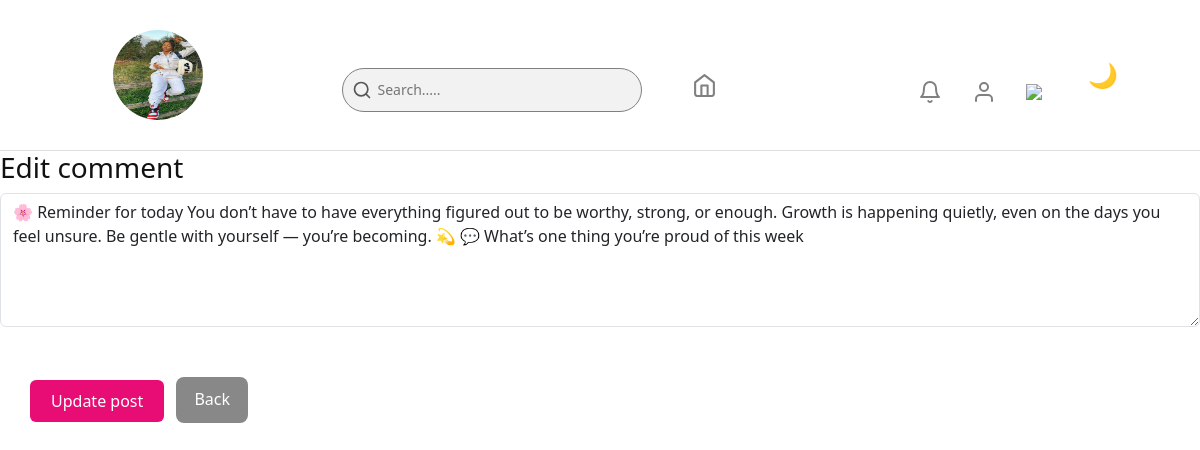
Page /community/comment/8/edit (signed in) on the committed database.
### src/models.py (models this page shows, shortened)
class User(UserMixin, db.Model):
    __tablename__ = 'users'
    id = db.Column(db.Integer, primary_key=True)
    first_name = db.Column(db.String(100), nullable=False)
    last_name = db.Column(db.String(100), nullable=False)
    email = db.Column(db.String(150), unique=True, nullable=False)
    dob = db.Column(db.String, nullable=False)
    password = db.Column(db.String(200), nullable=False)
    profile_image = db.Column(db.String(300), default='default_profile.png')
    date_created = db.Column(db.DateTime, default=datetime.utcnow)
    last_seen = db.Column(db.DateTime, default=datetime.utcnow)
    posts = db.relationship('CommunityPost', backref='user', lazy=True)
    comments = db.relationship('Comment', backref='user', lazy=True)
    likes = db.relationship('Like', backref='user', lazy=True)
    todos = db.relationship('ToDo', backref='user', lazy=True)
    ai_chats = db.relationship('AIChat', backref='user', lazy=True)
    health_logs = db.relationship('HealthTracker', backref='user', lazy=True)
    course_progress = db.relationship('UserCourse', backref='user', lazy=True)
    is_authenticated = True
    is_active = True
    is_anonymous = False

class Comment(db.Model):
    __tablename__ = 'comments'
    id = db.Column(db.Integer, primary_key=True)
    content = db.Column(db.Text, nullable=False)
    created_at = db.Column(db.DateTime, default=datetime.utcnow)
    user_id = db.Column(db.Integer, db.ForeignKey('users.id'), nullable=False)
    post_id = db.Column(db.Integer, db.ForeignKey('community_posts.id'), nullable=False)

### src/routes/community_routes.py (the view, shortened to what this page needs)
@community_bp.route('/community/comment/<int:comment_id>/edit', methods=['GET', 'POST'])
@login_required
def edit_comment(comment_id):
    comment = Comment.query.get_or_404(comment_id)
    if comment.user_id != current_user.id:
        return "Unauthorized", 403
    return render_template('edit_comment.html', comment=comment, user=current_user)

### src/__init__.py (called while the page is built)
@app.before_request
def update_last_seen():
    if current_user.is_authenticated:
        current_user.last_seen = datetime.utcnow()
        db.session.commit()

### src/routes/auth_routes.py (called while the page is built)
@login_manager.user_loader
def load_user(user_id):
    return User.query.get(int(user_id))

### src/templates/edit_comment.html
{% extends "base.html" %}
{% block content %}
<link rel="stylesheet" href="{{ url_for('static', filename='dashboard.css') }}">
    <h3>Edit comment</h3>
    <form method="POST">
        <textarea name="content" rows="5" class="form-control">{{ comment.content }}</textarea>
        <br>
        <div class="buttons " >
            <button type="submit" class="btn me-2 nav-btn1">Update post</button>
            <a href="{{ url_for('community_bp.community_page') }}" style="background:#888;">Back</a>
        </div>
    </form>
{% endblock %}

### src/templates/base.html (shortened to what this page needs)
<!doctype html>
<html lang="en">
<head>
  <link
    href="https://cdn.jsdelivr.net/npm/bootstrap@5.3.2/dist/css/bootstrap.min.css"
    rel="stylesheet">
  <link rel="stylesheet" href="{{ url_for('static', filename='girl_hygiene_app.css') }}">
</head>
<body>
  <header>
    {% if current_user.is_authenticated %}
    <div class="welcome-section2">
        <img src="{{ url_for('static', filename='profile_images/' + current_user.profile_image) }}" alt="Profile image" class="profile-image">
    </div>
    <div class="links2">
      <div class="search-box">
        <svg class="search-icon" viewBox="0 0 24 24" fill="none" stroke="currentColor"
          stroke-width="2" stroke-linecap="round" stroke-linejoin="round">
          <circle cx="11" cy="11" r="8"></circle>
          <line x1="21" y1="21" x2="16.65" y2="16.65"></line>
        </svg>
        <input type="text" placeholder="Search....."/>
      </div>
      <a class="nav-icon" href="{{ url_for('dashboard_bp.dashboard') }}">
        <img src="{{ url_for('static', filename='images/home.svg') }}"></icon>
      </a>
    </div>
    <div class="links1">
      <a class="nav-icon" href="{{ url_for('dashboard_bp.dashboard') }}">
        <img src="{{ url_for('static', filename='images/bell.svg') }}"></icon>
      </a>
      <a class="nav-icon" href="{{ url_for('profile_bp.profile_page') }}">
        <img src="{{ url_for('static', filename='images/user.svg') }}"></icon>
      </a>
      <a class="nav-icon" href="{{ url_for('auth_bp.logout') }}">
        <img src="{{ url_for('static', filename='images/log-out.svg') }}"></icon>
      </a>
      <button id="themeToggle" class="toggle-btn">🌙</button>
    </div>
    {% endif %}
  </header>
    {% block content %}{% endblock %}
</body>
</html>

### src/static/girl_hygiene_app.css (style rules this page uses)
:root { --bg: #ffffff; --text: #111; --card-bg: #f5f6fa; --accent: #FF089D; --border: #ddd; }
body { background-image: url('images/www.jpg'); background-size:cover ; background-repeat:no-repeat ; background-position: center; background-attachment: fixed; line-height: 1.6; color: var(--text); font-family: "Poppins", sans-serif; margin: 0; }
header { display: flex; justify-content: space-between; align-items: center; padding: 30px 50px; flex-wrap: wrap; background-color: var(--bg); border-bottom: 1px solid var(--border); color: var(--text); top:0; z-index:10; }
.links1 { display: flex; gap: 30px; }
.links1 a { font-size: 18px; margin-top: 30px; margin-left: 0px; color: var(--text); text-decoration:none; gap: 10px; }
.links2 { display: flex; gap: px; color: var(--text); margin-top: 30px; }
.links2 img { width: 25px; height: 25px; margin-top: 5px; text-decoration:none; }
.search-box { position: relative; width: 300px; margin-right: 50px; }
.search-box .search-icon { position: absolute; top: 50%; left: 10px; transform: translateY(-50%); width: 20px; height: 20px; color: #585757; pointer-events: none; }
.search-box input { background-color: rgb(0, 0, 0, 0.05); width: 100%; padding: 10px 10px 10px 35px; border: 1px solid gray; border-radius: 25px; outline: none; font-size: 14px; transition: 0.3s; }
.btn { margin-left: 30px; }
.nav-btn1 { background-color: var(--accent); color: #fff; font-size: 16px; text-decoration: none; padding: 8px 20px; }
.buttons { display: block; align-items: center; margin-top: 40px; font-size: 16px; gap: 300px; text-decoration:none; flex-wrap: wrap; }
.contact input, textarea { width: 300px; padding: 8px; border: 1px solid #ccc; border-radius: 4px; }
#themeToggle { float: right; margin-right: 1rem; background: none; border: none; font-size: 1.5rem; cursor: pointer; }

### src/static/dashboard.css (style rules this page uses)
:root { --bg: #ffffff; --text: #111; --card-bg: #f5f6fa; --header-bg: #ffffff; --accent: #e80c75; --border: #ddd; }
body { margin: 0; padding: 0; font-family: 'Segoe UI', Tahoma, Geneva, Verdana, sans-serif; background: var(--bg); color: var(--text); }
header { display: flex; justify-content: space-between; align-items: center; padding: 30px 50px; flex-wrap: wrap; background-color: var(--bg); border-bottom: 1px solid var(--border); color: var(--text); top:0; z-index:10; }
.welcome-section2 { text-align: center; margin-bottom: 0px; }
.welcome-section2 img { position: relative; top: 8%; left: 70%; width:90px; border-radius: 50% ; height: 90px; }
.buttons { margin-top: 15px; }
.buttons a { display: inline-block; background: var(--accent); color: var(--text); padding: 8px 14px; border-radius: 8px; text-decoration: none; margin-right: 8px; transition: background 0.2s; }
.buttons { margin-top: 25px; }
.buttons a { text-decoration: none; background: var(--accent); color: #fff; padding: 10px 18px; border-radius: 8px; margin-right: 10px; transition: 0.2s; }
button { background: var(--accent); border: none; color: var(--text); border-radius: 10px; padding: 0.4rem 1rem; cursor: pointer; transition: 0.3s ease; }

### rows in the picture
User: profile_image (picture)
Comment: content "🌸 Reminder for today You don’t have to have everything figured out to be worthy, strong, or enough. Growth is happening quietly, even on the days you feel unsure. Be gentle with yourself — you’re becoming. 💫 💬 What’s one thing you’re proud of this week"
